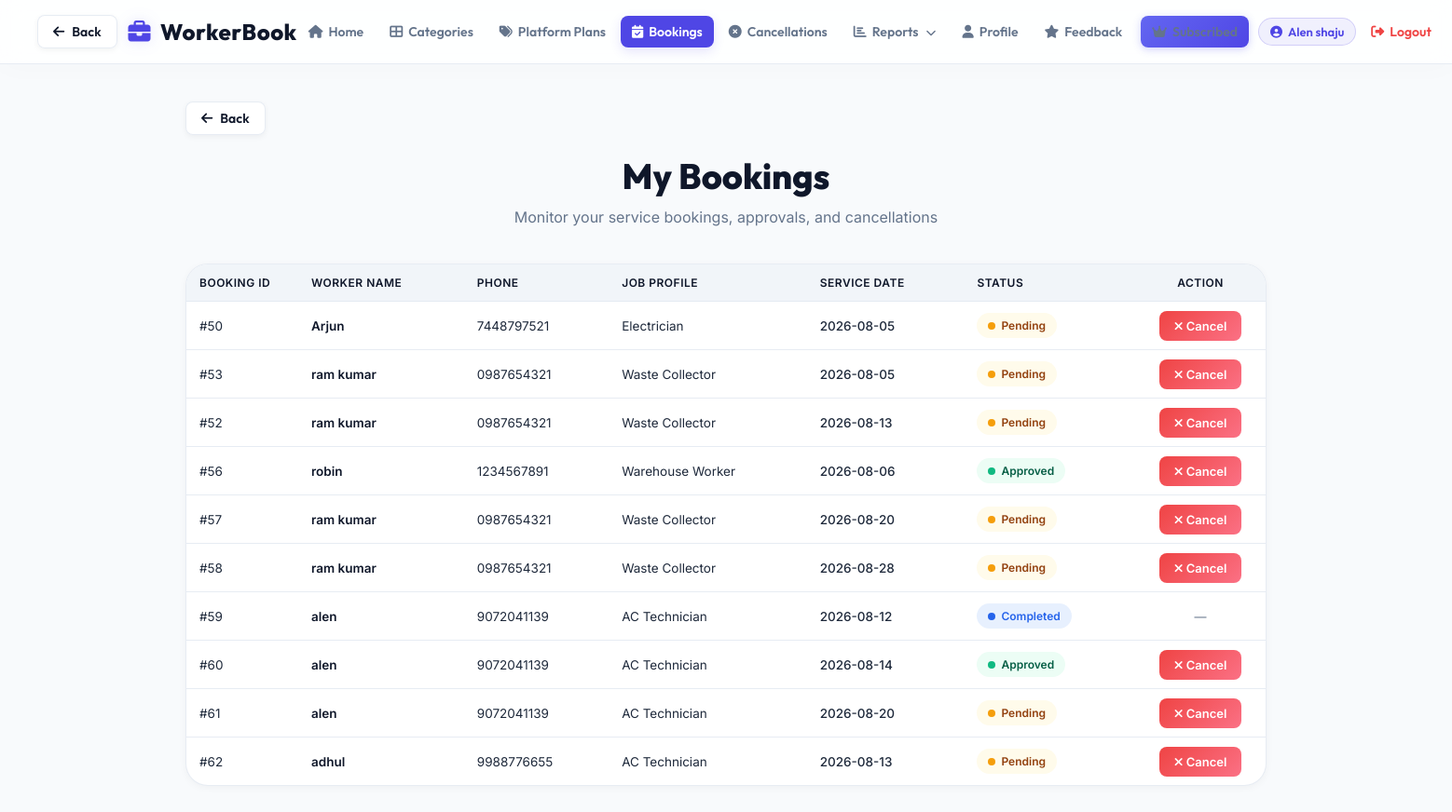
/customer/viewbookings.php (signed in), run on the app's committed database.
### tables this page shows
CREATE TABLE IF NOT EXISTS `booking` (
  `bid` int NOT NULL AUTO_INCREMENT,
  `cid` int NOT NULL,
  `jid` int NOT NULL,
  `crid` int NOT NULL,
  `wid` int NOT NULL,
  `bdate` date NOT NULL,
  `cbdate` date NOT NULL,
  `bstatus` int NOT NULL DEFAULT '1',
  PRIMARY KEY (`bid`)
);

CREATE TABLE IF NOT EXISTS `wregistration` (
  `wid` int NOT NULL AUTO_INCREMENT,
  `jid` int NOT NULL,
  `wname` varchar(50) NOT NULL,
  `wgmail` varchar(50) NOT NULL,
  `wage` int NOT NULL,
  `wgender` char(20) NOT NULL,
  `wdescription` varchar(1000) NOT NULL,
  `wpass` varchar(225) NOT NULL,
  `wphone` char(10) NOT NULL,
  `wstatus` int NOT NULL DEFAULT '1',
  `w_reg_date` datetime DEFAULT CURRENT_TIMESTAMP,
  `w_plan_type` varchar(20) DEFAULT 'none',
  `w_plan_expires` date DEFAULT NULL,
  PRIMARY KEY (`wid`)
);

CREATE TABLE IF NOT EXISTS `job` (
  `jid` int NOT NULL AUTO_INCREMENT,
  `cid` int NOT NULL,
  `jname` varchar(50) NOT NULL,
  `jdescription` varchar(1000) NOT NULL,
  `jimage` varchar(1000) NOT NULL,
  `jstatus` int NOT NULL DEFAULT '1',
  PRIMARY KEY (`jid`)
);

### classes/DataAccess.class.php (called while the page is built, shortened)
<?php
class DataAccess
{
	private $_con,$_query,$_errors;
	public function __construct()
	{
		if(!$this->_con = @mysqli_connect(DB_HOST, DB_USER, DB_PASSWORD, DB_NAME))
		{
			die("<div style='padding:20px; font-family:sans-serif; text-align:center;'><h2>Database Connection Pending</h2><p>Please set your <b>DB_HOST</b>, <b>DB_USER</b>, <b>DB_PASSWORD</b>, and <b>DB_NAME</b> in your Render dashboard environment settings.</p></div>");
		}
		$this->_errors ="";
	}
	public function getData($fields,$table,$condition = "1")
	{
		if(!$this->_checkTable($table))
		{
			$this->_errors.="$table not Present";
			return false;
		}
		$this->_query = "select ";
		if(is_array($fields))
		{
			if($this->_checkFieldsIndexed($fields,$table))
			{
				$this->_query.=implode(",",$fields);
			}
			else
			{
				return false;
			}
		}
		else if(gettype($fields) == "string")
		{
			if($fields == "*")
			{
				$this->_query.="*";
			}
		}
		else
		{
			$this->_errors.=" Invalid scheme type";
			return false;
		}
		$this->_query.=" from $table where $condition";
		$resref=mysqli_query($this->_con,$this->_query);
		$dataArr = array();
		if(mysqli_num_rows($resref))
		{
			while($rows = mysqli_fetch_assoc($resref))
			{
				$dataArr[] = $rows;
			}
		}
		return $dataArr;
	}
	private function _checkTable($table)
	{
		$q="show tables";
		$resref = mysqli_query($this->_con,$q);
		if(mysqli_num_rows($resref))
		{
			while($row=mysqli_fetch_array($resref))
			{
				if($row[0]==$table)
				{
					return true;
				}
			}
		}
		return false;
	}
}
?>

### customer/viewbookings.php (the view, shortened to what this page needs)
<?php
include("customerheader.php");
$dao = new DataAccess();
$crid = $_SESSION['crid'];
$bookings = $dao->getData(
    "*",
    "booking",
    "crid=".$crid
);
?>
<!DOCTYPE html>
<html>
<head>
</head>
<body>
<div class="main-container">
    <div style="margin-bottom: 20px;">
        <button type="button" onclick="if(document.referrer && document.referrer.indexOf(window.location.host) !== -1) { history.back(); } else { window.location.href='home.php'; }" class="btn-back-global">
            <i class="fas fa-arrow-left"></i> Back
        </button>
    </div>
    <div class="page-header">
        <h1>My Bookings</h1>
        <p>Monitor your service bookings, approvals, and cancellations</p>
    </div>
    <div class="table-container animate-fade-up">
        <table class="table-modern">
            <thead>
                <tr>
                    <th style="width: 120px;">Booking ID</th>
                    <th>Worker Name</th>
                    <th>Phone</th>
                    <th>Job Profile</th>
                    <th>Service Date</th>
                    <th>Status</th>
                    <th style="text-align: center; width: 140px;">Action</th>
                </tr>
            </thead>
            <tbody>
                <?php
                if($bookings)
                {
                    foreach($bookings as $booking)
                    {
                        $worker = $dao->getData(
                            "*",
                            "wregistration",
                            "wid=".$booking['wid']
                        );
                        $wname  = $worker[0]['wname'] ?? "";
                        $wphone = $worker[0]['wphone'] ?? "";
                        $jid    = $worker[0]['jid'] ?? "";
                        $job = $dao->getData(
                            "*",
                            "job",
                            "jid=".$jid
                        );
                        $jobname = $job[0]['jname'] ?? "";
                        if($booking['bstatus'] == 0)
                        {
                            $status = "<span class='badge-status badge-status-pending'><span class='status-dot status-dot-pending'></span>Pending</span>";
                        }
                        elseif($booking['bstatus'] == 2)
                        {
                            $status = "<span class='badge-status badge-status-approved'><span class='status-dot status-dot-approved'></span>Approved</span>";
                        }
                        elseif($booking['bstatus'] == 6)
                        {
                            $status = "<span class='badge-status badge-status-completed'><span class='status-dot status-dot-completed'></span>Completed</span>";
                        }
                        else
                        {
                            $status = "<span class='badge-status badge-status-cancelled'><span class='status-dot status-dot-cancelled'></span>Rejected</span>";
                        }
                ?>
                        <tr>
                            <td>#<?php echo htmlspecialchars($booking['bid']); ?></td>
                            <td style="font-weight: 600; color: var(--secondary);"><?php echo htmlspecialchars($wname); ?></td>
                            <td><?php echo htmlspecialchars($wphone); ?></td>
                            <td><?php echo htmlspecialchars($jobname); ?></td>
                            <td style="font-weight: 500;"><?php echo htmlspecialchars($booking['bdate']); ?></td>
                            <td><?php echo $status; ?></td>
                            <td style="text-align: center;">
                                <?php if($booking['bstatus'] == 6) { ?>
                                    <span style="color: var(--text-muted); font-size: 13px;">&mdash;</span>
                                <?php } else { ?>
                                    <a class="btn-delete"
                                       href="viewbookings.php?cancel=<?php echo $booking['bid']; ?>"
                                       onclick="return confirm('Are you sure you want to cancel this booking?');">
                                       <i class="fas fa-times"></i> Cancel
                                    </a>
                                <?php } ?>
                            </td>
                        </tr>
                <?php
                    }
                }
                ?>
            </tbody>
        </table>
    </div>
</div>
</body>
</html>

### css/professional.css (style rules this page uses)
:root { --primary: #4f46e5; --primary-hover: #4338ca; --primary-glow: rgba(79, 70, 229, 0.15); --secondary: #0f172a; --secondary-hover: #1e293b; --accent: #06b6d4; --background: #f8fafc; --card-bg: rgba(255, 255, 255, 0.9); --text-main: #1e293b; --text-muted: #64748b; --border-color: rgba(226, 232, 240, 0.8); --success: #10b981; --success-bg: #ecfdf5; --success-text: #065f46; --error: #ef4444; --error-bg: #fef2f2; --error-text: #991b1b; --warning: #f59e0b; --warning-bg: #fffbeb; --warning-text: #92400e; --shadow-sm: 0 2px 8px rgba(0,0,0,0.04); --shadow-md: 0 10px 25px -5px rgba(0, 0, 0, 0.05), 0 8px 10px -6px rgba(0, 0, 0, 0.05); --shadow-lg: 0 20px 25px -5px rgba(0, 0, 0, 0.1), 0 10px 10px -5px rgba(0, 0, 0, 0.04); --radius-sm: 8px; --radius-md: 14px; --radius-lg: 24px; --transition: all 0.3s cubic-bezier(0.4, 0, 0.2, 1); }
* { margin: 0; padding: 0; box-sizing: border-box; }
html, body { min-height: 100%; background-color: var(--background); color: var(--text-main); font-family: 'Inter', sans-serif; -webkit-font-smoothing: antialiased; }
h1, h2, h3, h4, h5, h6 { font-family: 'Outfit', sans-serif; color: var(--secondary); font-weight: 700; }
a { color: var(--primary); text-decoration: none; transition: var(--transition); }
.animate-fade-up { animation: fadeInUp 0.6s cubic-bezier(0.16, 1, 0.3, 1) forwards; }
.btn-delete { background: linear-gradient(135deg, var(--error) 0%, #fb7185 100%); color: #ffffff; padding: 8px 16px; border-radius: var(--radius-sm); font-size: 13px; font-weight: 600; }
.table-container { background: #ffffff; border-radius: var(--radius-lg); box-shadow: var(--shadow-sm); border: 1px solid var(--border-color); overflow-x: auto; margin-top: 20px; position: relative; max-width: 100%; }
.table-modern { width: 100%; border-collapse: separate; border-spacing: 0; text-align: left; }
.table-modern th { background-color: #f1f5f9; color: var(--secondary); font-weight: 600; font-size: 12px; text-transform: uppercase; letter-spacing: 0.5px; padding: 12px 14px; border-bottom: 1px solid var(--border-color); white-space: nowrap; }
.table-modern td { padding: 12px 14px; border-bottom: 1px solid var(--border-color); font-size: 13.5px; color: var(--text-main); vertical-align: middle; }
.table-modern tr:last-child td { border-bottom: none; }
.table-modern tr { transition: var(--transition); }
.badge-status { display: inline-flex; align-items: center; gap: 6px; padding: 6px 12px; border-radius: 9999px; font-size: 12px; font-weight: 600; text-transform: capitalize; }
.badge-status-pending { background-color: var(--warning-bg); color: var(--warning-text); }
.badge-status-approved { background-color: var(--success-bg); color: var(--success-text); }
.status-dot { width: 8px; height: 8px; border-radius: 50%; }
.status-dot-pending { background-color: var(--warning); }
.status-dot-approved { background-color: var(--success); }
.btn-back-global { display: inline-flex; align-items: center; gap: 8px; padding: 8px 16px; font-family: 'Outfit', 'Inter', sans-serif; font-size: 14px; font-weight: 600; color: var(--secondary, #0f172a); background: rgba(255, 255, 255, 0.95); border: 1px solid var(--border-color, rgba(226, 232, 240, 0.8)); border-radius: var(--radius-sm, 8px); box-shadow: 0 2px 6px rgba(0, 0, 0, 0.05); cursor: pointer; text-decoration: none !important; transition: all 0.3s cubic-bezier(0.4, 0, 0.2, 1); }
.btn-back-global i { font-size: 14px; transition: transform 0.2s ease; }

### customer/viewbookings.php (style rules this page uses)
.page-header { margin-bottom: 40px; text-align: center; animation: fadeInUp 0.5s ease-out; }
.page-header h1 { font-size: 38px; color: var(--secondary); font-weight: 800; margin-bottom: 10px; }
.page-header p { color: var(--text-muted); font-size: 16px; }
.main-container { max-width: 1200px; margin: 0 auto; padding: 40px 20px; }
.badge-status-completed { background: rgba(59, 130, 246, 0.12); color: #2563eb; }
.status-dot-completed { background: #2563eb; }

### data on the page
booking: bid "50", wid.wname "Arjun", wid.wphone "7448797521", jid.jname "Electrician", bdate "2026-08-05", bstatus 0 (drawn)
booking: bid "53", wid.wname "ram kumar", wid.wphone "0987654321", jid.jname "Waste Collector", bdate "2026-08-05", bstatus 0 (drawn)
booking: bid "52", wid.wname "ram kumar", wid.wphone "0987654321", jid.jname "Waste Collector", bdate "2026-08-13", bstatus 0 (drawn)
booking: bid "56", wid.wname "robin", wid.wphone "1234567891", jid.jname "Warehouse Worker", bdate "2026-08-06", bstatus 2 (drawn)
booking: bid "57", wid.wname "ram kumar", wid.wphone "0987654321", jid.jname "Waste Collector", bdate "2026-08-20", bstatus 0 (drawn)
booking: bid "58", wid.wname "ram kumar", wid.wphone "0987654321", jid.jname "Waste Collector", bdate "2026-08-28", bstatus 0 (drawn)
booking: bid "59", wid.wname "alen", wid.wphone "9072041139", jid.jname "AC Technician", bdate "2026-08-12", bstatus 6 (drawn)
booking: bid "60", wid.wname "alen", wid.wphone "9072041139", jid.jname "AC Technician", bdate "2026-08-14", bstatus 2 (drawn)
booking: bid "61", wid.wname "alen", wid.wphone "9072041139", jid.jname "AC Technician", bdate "2026-08-20", bstatus 0 (drawn)
booking: bid "62", wid.wname "adhul", wid.wphone "9988776655", jid.jname "AC Technician", bdate "2026-08-13", bstatus 0 (drawn)

### other printed values
$_SESSION['cname'] "Alen shaju"
